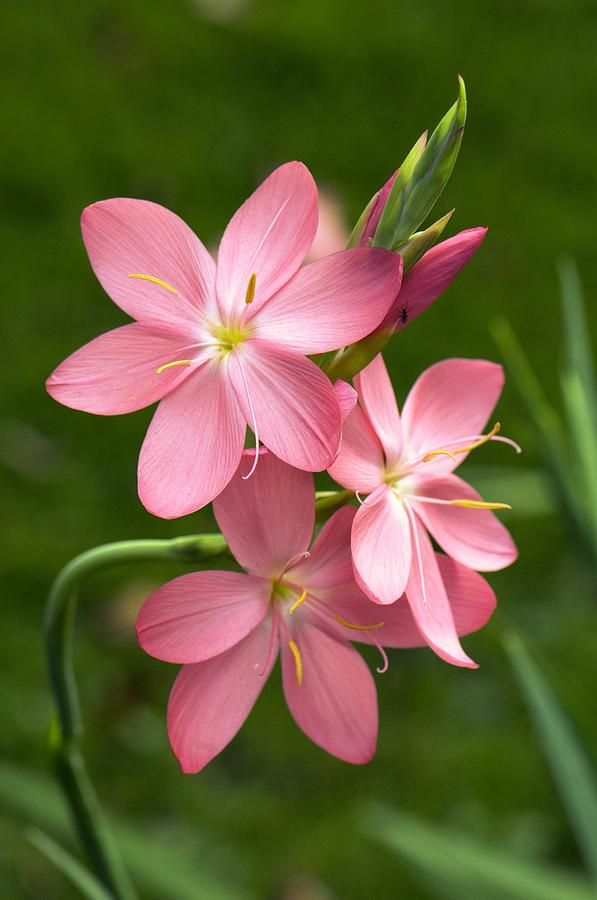
#> input picture assignments/flower.jpg, 597 x 900 px
$ python 08_sobel_prewitt.py   (older library calls are emulated)
#> lines starting #> are read from the running program, lines starting #| are printed output that depends on the picture
# Understand and apply edge detection using Sobel and Prewitt filters.
# Problem:
# Load an image using OpenCV.
# Apply the Sobel filter to detect edges in both horizontal and vertical directions.
# Apply the Prewitt filter to detect edges in the image.
# Display the original image and the results of edge detection using both filters.

import cv2
import numpy as np
import matplotlib.pyplot as plt

image = cv2.imread('flower.jpg', cv2.IMREAD_GRAYSCALE)
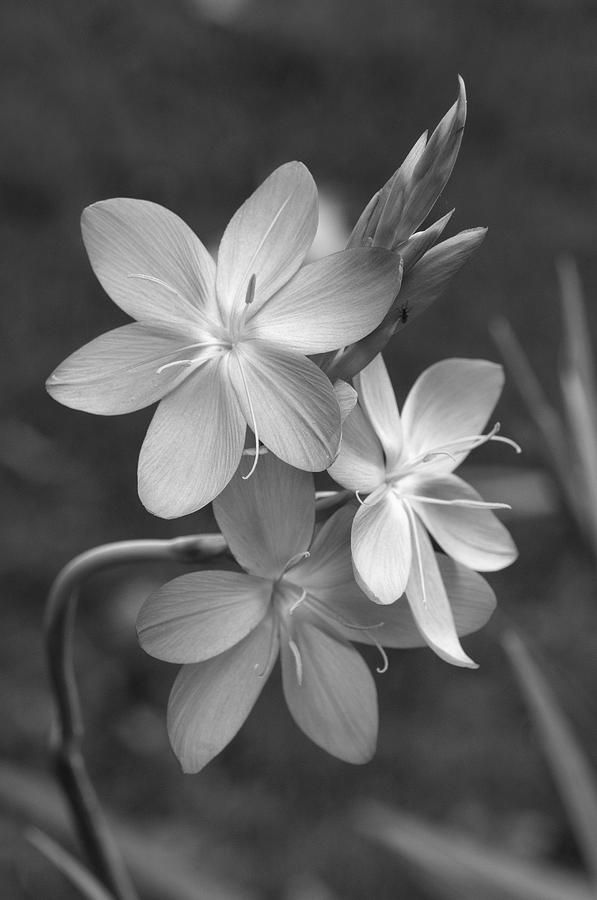
#> image: shape (900, 597); min 0, max 254, mean 93.3

#2. Apply the Sobel filter
sobel_x = cv2.Sobel(image, cv2.CV_64F, 1, 0, ksize=3) # Sobel in x-direction
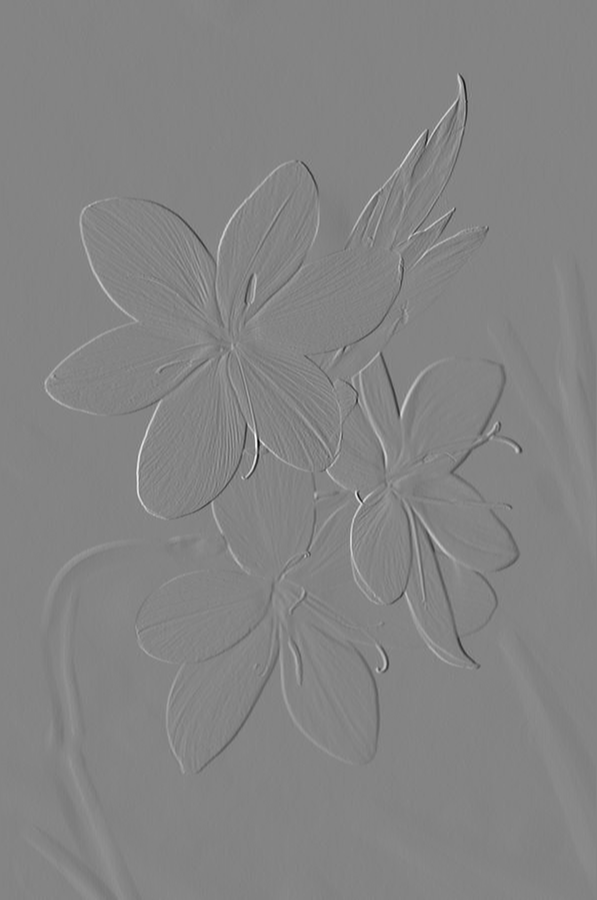
#> sobel_x: shape (900, 597) float64; min -836, max 776, mean 0.2; drawn with min black and max white
sobel_y = cv2.Sobel(image, cv2.CV_64F, 0, 1, ksize=3) # Sobel in y-direction
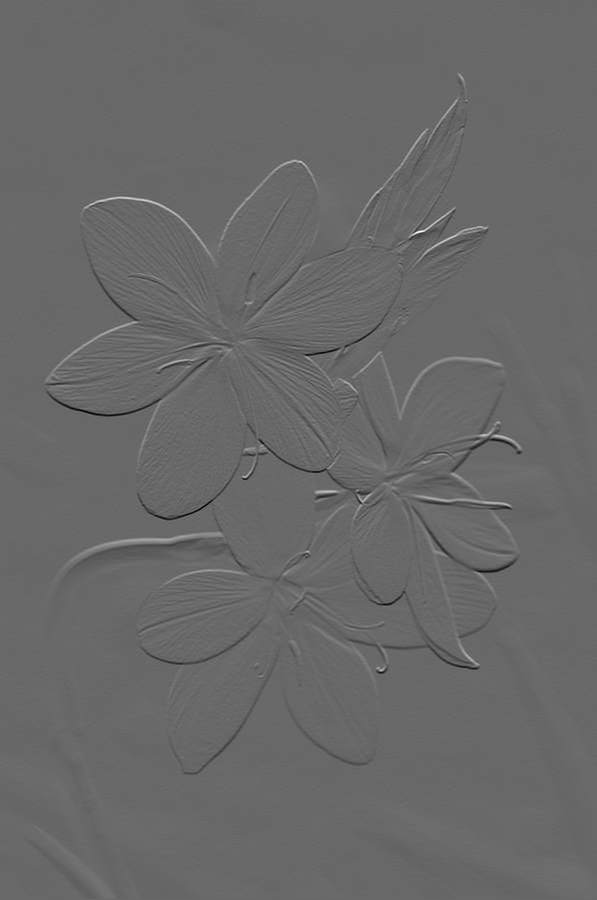
#> sobel_y: shape (900, 597) float64; min -610, max 873, mean 0.1; drawn with min black and max white
sobel_edges = cv2.magnitude(sobel_x, sobel_y)  # Combine both directions
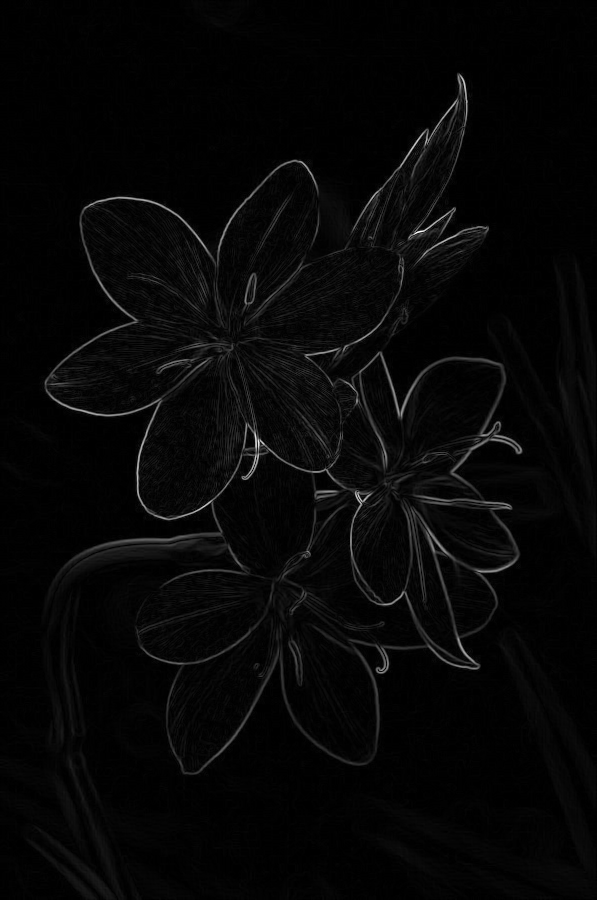
#> sobel_edges: shape (900, 597) float64; min 0, max 882.2, mean 23.9; drawn with min black and max white


#3: Apply the Prewitt filter
prewitt_kernel_x = np.array([[1,  0, -1],
                             [1,  0, -1],
                             [1,  0, -1]])

prewitt_kernel_y = np.array([[1,  1,  1],
                             [0,  0,  0],
                             [-1, -1, -1]])

# Convolve the image with Prewitt kernels using filter2D
prewitt_x = cv2.filter2D(image, cv2.CV_64F, prewitt_kernel_x)
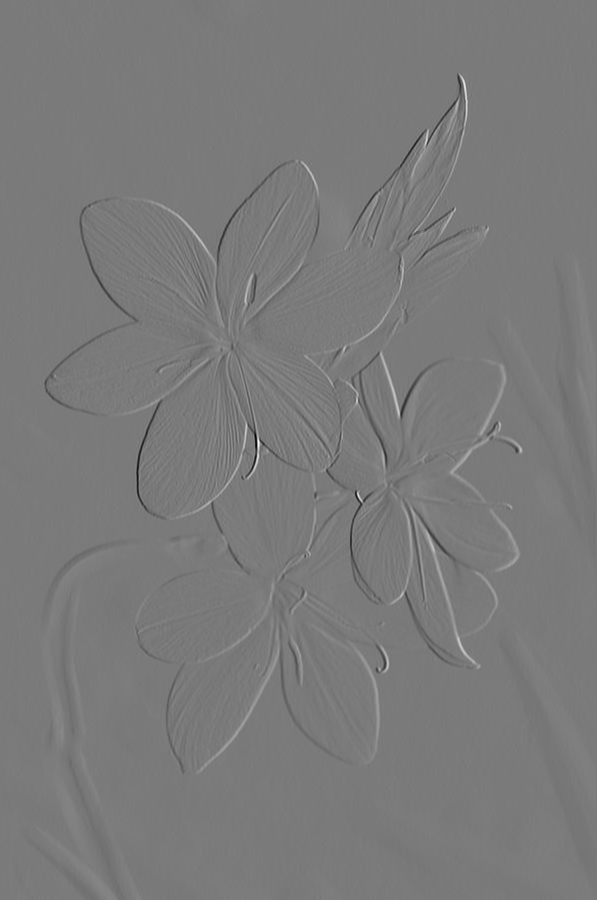
#> prewitt_x: shape (900, 597) float64; min -580, max 625, mean -0.2; drawn with min black and max white
prewitt_y = cv2.filter2D(image, cv2.CV_64F, prewitt_kernel_y)
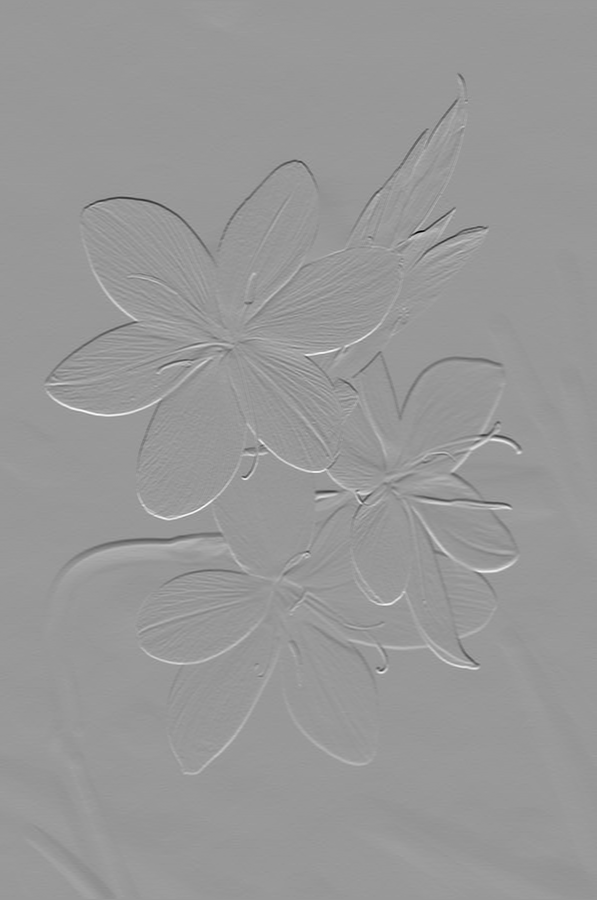
#> prewitt_y: shape (900, 597) float64; min -652, max 438, mean -0.1; drawn with min black and max white
prewitt_edges = cv2.magnitude(prewitt_x, prewitt_y)

#4: Display
plt.figure(figsize=(10, 8))

# Original image
plt.subplot(2, 2, 1)
plt.imshow(image, cmap='gray')
plt.title('Original Image')
plt.axis('off')

# Sobel edge detection
plt.subplot(2, 2, 2)
plt.imshow(sobel_edges, cmap='gray')
plt.title('Sobel Edge Detection')
plt.axis('off')

# Prewitt edge detection
plt.subplot(2, 2, 3)
plt.imshow(prewitt_edges, cmap='gray')
plt.title('Prewitt Edge Detection')
plt.axis('off')

plt.tight_layout()
plt.show()
